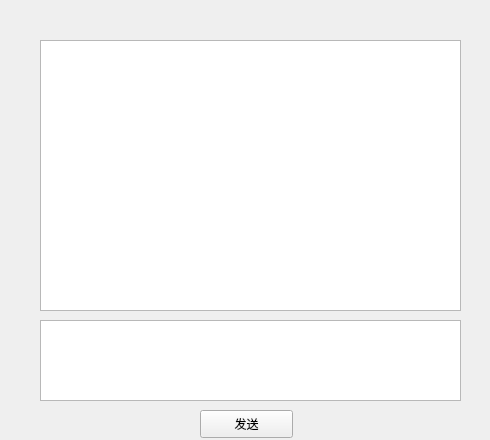
<?xml version="1.0" encoding="UTF-8"?>
<ui version="4.0">
 <class>chatwindow</class>
 <widget class="QWidget" name="chatwindow">
  <property name="geometry">
   <rect>
    <x>0</x>
    <y>0</y>
    <width>490</width>
    <height>440</height>
   </rect>
  </property>
  <property name="windowTitle">
   <string>Form</string>
  </property>
  <widget class="QTextEdit" name="te_chattext">
   <property name="geometry">
    <rect>
     <x>40</x>
     <y>40</y>
     <width>421</width>
     <height>271</height>
    </rect>
   </property>
  </widget>
  <widget class="QTextEdit" name="te_sendtext">
   <property name="geometry">
    <rect>
     <x>40</x>
     <y>320</y>
     <width>421</width>
     <height>81</height>
    </rect>
   </property>
  </widget>
  <widget class="QPushButton" name="pb_sendmessage">
   <property name="geometry">
    <rect>
     <x>200</x>
     <y>410</y>
     <width>93</width>
     <height>28</height>
    </rect>
   </property>
   <property name="text">
    <string>发送</string>
   </property>
  </widget>
 </widget>
 <resources/>
 <connections/>
</ui>
